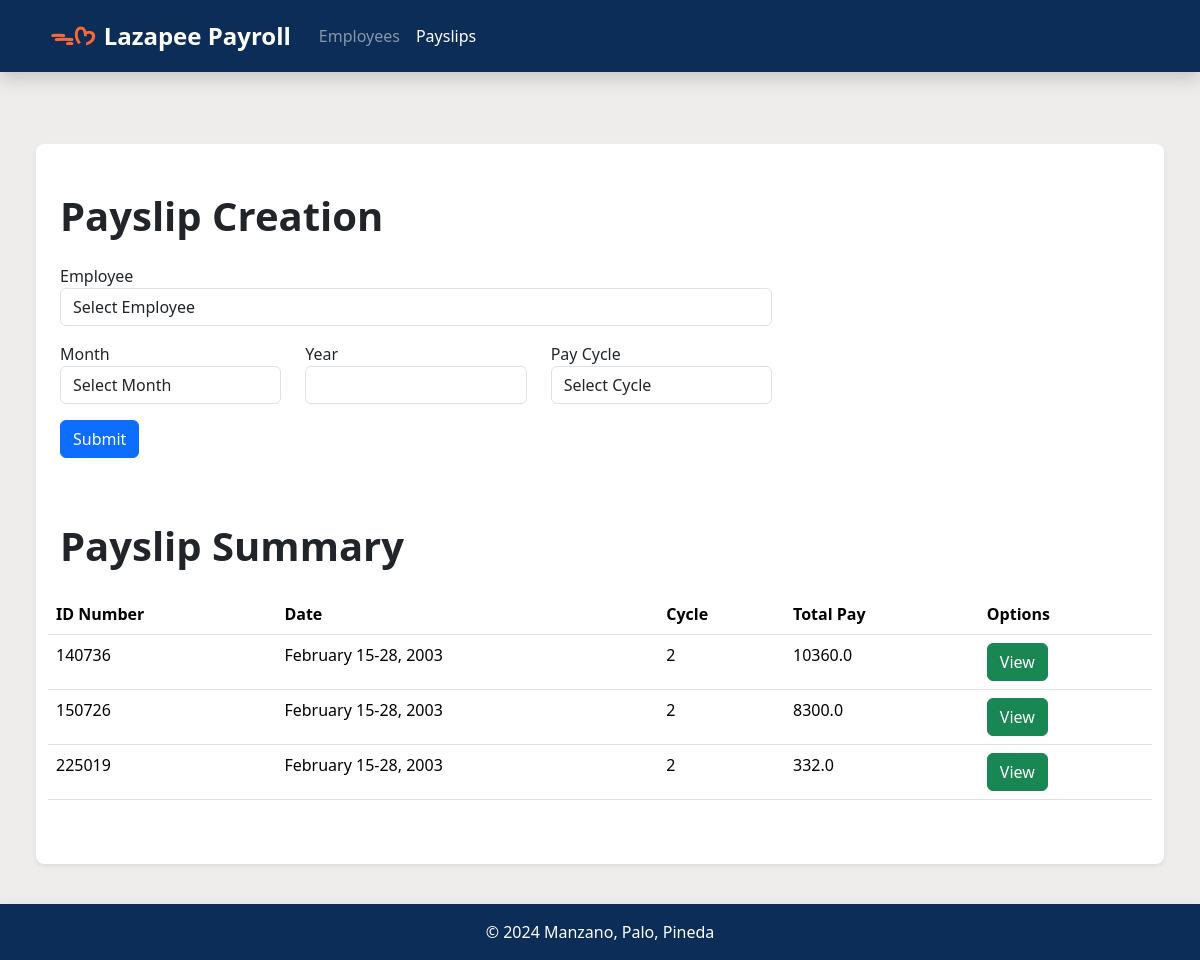
The app's page /payslips/, older data.
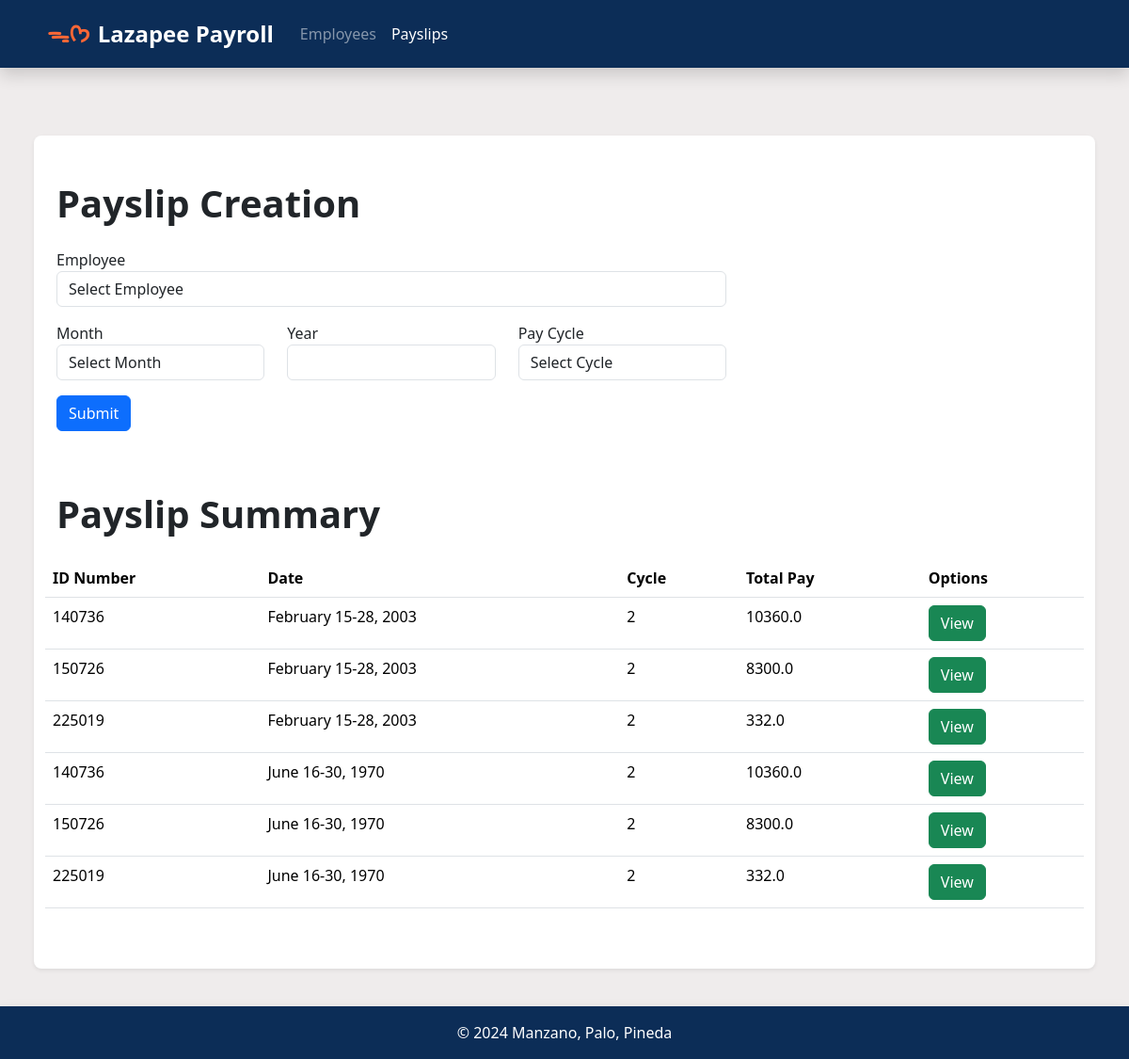
The same page, newer data.
### payroll_app/models.py (models this page shows, shortened)
class Payslip(models.Model):
    employee = models.ForeignKey(Employee, on_delete=models.CASCADE)
    month = models.CharField(max_length=20)
    date_range = models.CharField(max_length=50)
    year = models.CharField(max_length=4)
    pay_cycle = models.IntegerField()
    rate = models.FloatField()
    earnings_allowance = models.FloatField()
    deductions_tax = models.FloatField()
    deductions_health = models.FloatField()
    pag_ibig = models.FloatField()
    sss = models.FloatField()
    overtime = models.FloatField()
    total_pay = models.FloatField()

class Employee(models.Model):
    name = models.CharField(max_length=100)
    id_number = models.CharField(max_length=20, unique=True)
    rate = models.FloatField()
    allowance = models.FloatField(null=True, blank=True)
    overtime_pay = models.FloatField(null=True, blank=True)

### payroll_app/views.py (the view, shortened to what this page needs)
# urls.py: path('payslips/', views.payslips, name='payslips'),
def payslips(request):
    context = {
        'nav_selected': 'Payslips',
        'payslips': Payslip.objects.all(),
        'employees': Employee.objects.all()
    }
    return render(request, 'payroll_app/payslips.html', context)

### payroll_app/templates/payroll_app/payslips.html (shortened to what this page needs)
{% extends 'payroll_app/base.html' %}
{% load static %}
{% block content %}
<div class="container px-4 py-5 rounded-3 shadow-sm bg-white bg-gradient mb-5">
    <div class="row">
        <div class="col-md-8">
            <h1 class="display-6 fw-bold pb-3">Payslip Creation</h1>
                <form class='form-inline align-items-center' method="post" action="{% url 'payslips' %}">
                    <div class="row mb-3">
                        <div class="col">
                            <div class="form-group">
                                <label for="employee">Employee</label>
                                <select name="payslip_employee" id="payslip_employee" class="form-control">
                                    <option value="" disabled selected>Select Employee</option>
                                </select>
                            </div>
                        </div>
                    </div>
                    <div class="row mb-3">
                        <div class="col">
                            <div class="form-group">
                                <label for="pay_date">Month</label>
                                <select name="payslip_date" id="payslip_date" class="form-control">
                                    <option value="" disabled selected>Select Month</option>
                                </select>
                            </div>
                        </div>
                        <div class="col">
                            <div class="form-group">
                                <label for="pay_year">Year</label>
                                <div class="input-group">
                                    <input class="form-control" type="number" name="payslip_year" id="payslip_year">
                                </div>
                            </div>
                        </div>
                        <div class="col">
                            <div class="form-group">
                                <label for="pay_cycle">Pay Cycle</label>
                                <select name="payslip_cycle" id="payslip_cycle" class="form-control">
                                    <option value="" disabled selected>Select Cycle</option>
                                </select>
                            </div>
                        </div>
                    </div>
                    <div class="row mb-3">
                        <div class="col-mx">
                            <button type="submit" class="btn btn-primary">Submit</button>
                        </div>
                    </div>
                </form>
        </div>
    </div>
    <div class="row mt-5">
        <h1 class="display-6 fw-bold pb-3">Payslip Summary</h1>
        <table class="table">
            <thead class="thead-dark">
                <th class="col">ID Number</th>
                <th class="col">Date</th>
                <th class="col">Cycle</th>
                <th class="col">Total Pay</th>
                <th class="col">Options</th>
            </thead>
            <tbody>
                {% for payslip in payslips %}
                <tr>
                    <td> {{ payslip.employee.id_number}} </td>
                    <td> {{ payslip.date_range}} </td>
                    <td> {{ payslip.pay_cycle }} </td>
                    <td> {{ payslip.total_pay}} </td>
                    <td> <a href="{% url 'view_payslip' pk=payslip.id %}" class="btn btn-success">View</a> </td>
                </tr>
                {% endfor %}
            </tbody>
        </table>
    </div>
</div>
{% endblock %}

Row changes from the older to the newer data that the page shows:
added Payslip: employee.id_number "140736", date_range "June 16-30, 1970", pay_cycle "2", total_pay "10360.0"
added Payslip: employee.id_number "150726", date_range "June 16-30, 1970", pay_cycle "2", total_pay "8300.0"
added Payslip: employee.id_number "225019", date_range "June 16-30, 1970", pay_cycle "2", total_pay "332.0"
